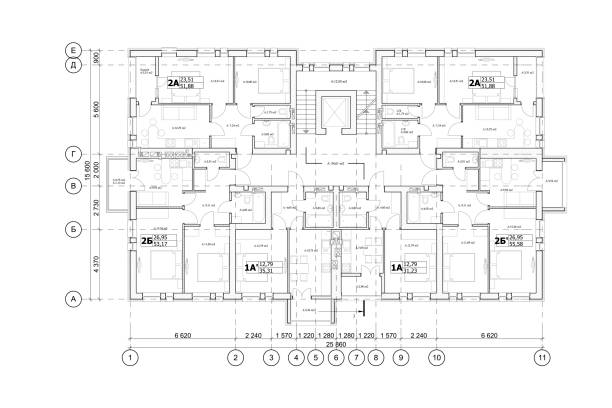
#> input picture testImgs/test1.jpg, 612 x 408 px
$ python convImgToBin.py
#> lines starting #> are read from the running program, lines starting #| are printed output that depends on the picture; after the words box and inside, x2 and y2 are one past the last pixel; in counts of white or black regions, pixels touching at a corner belong together
import PIL as pil
from PIL import Image

def convImgToBin(imgPath):
#> called with imgPath = './testImgs/test1.jpg'
    img = Image.open(imgPath)
#> img is the input picture: PIL image 612x408 RGB; min 0, max 255, mean 245.6
    img = img.convert('1')
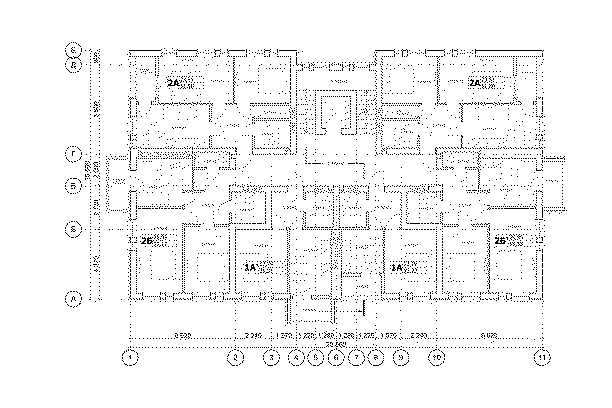
#> img: PIL image 612x408 1; 96.3% white; black in thin lines or dots, all inside (x1, y1, x2, y2) = (65, 42, 567, 366)

    binary_data = ""
    width, height = img.size
#> width = 612; height = 408

    print("starting converstion")
    for y in range(height):
        for x in range(width):
            if img.getpixel((x, y)) == 0:
                binary_data += "1"
            else:
                binary_data += "0"

    return binary_data

if __name__ == "__main__":
    imgPath = "./testImgs/test1.jpg"
    binary_data = convImgToBin(imgPath)
    print(binary_data)
#> (printed output is left out)
